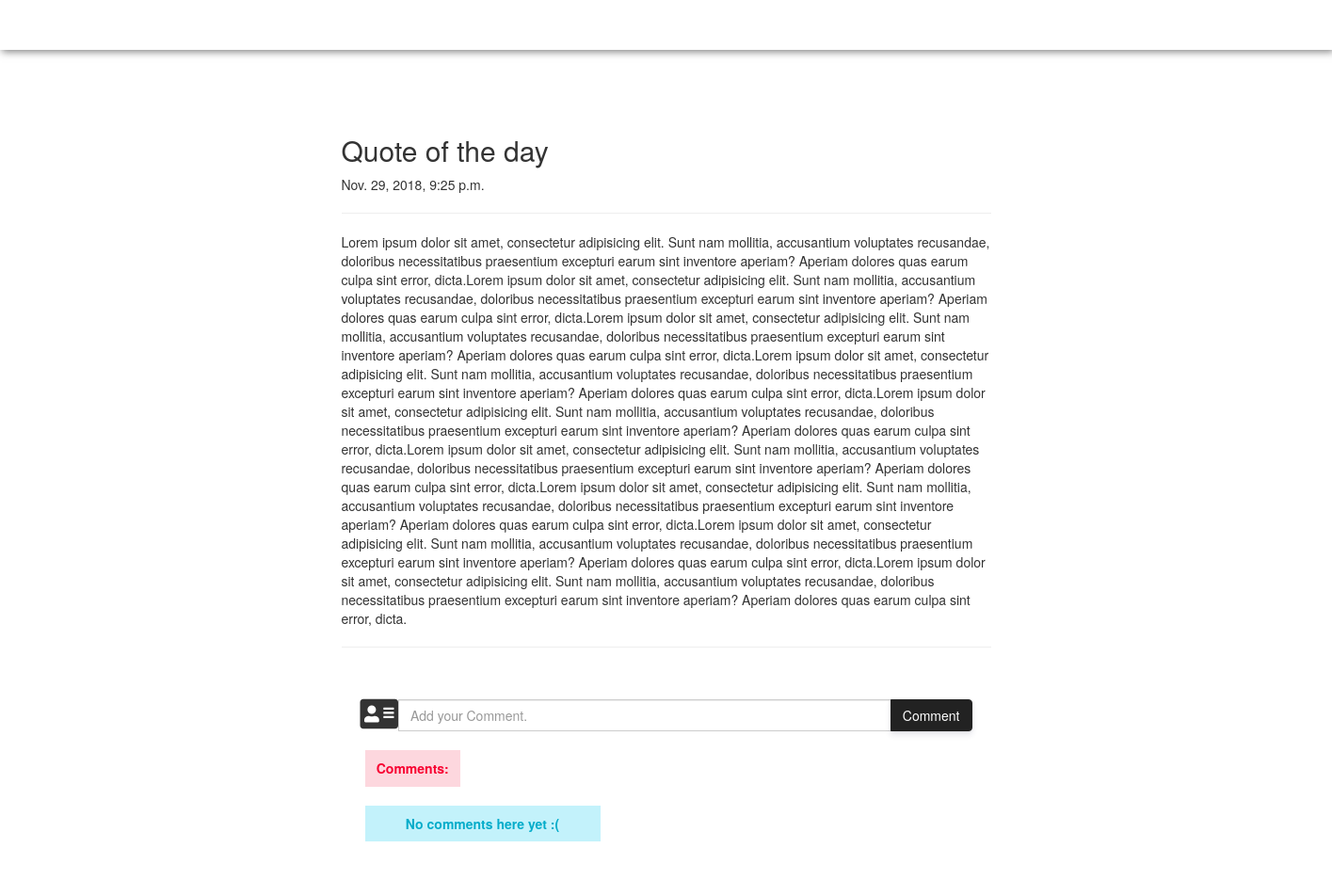
Screenshot of /post/4 (signed in) with the database file from the repository.
### forum/models.py (models this page shows, shortened)
class BlogPost(models.Model):
	title = models.CharField(max_length=200)
	body = models.TextField()
	date_published = models.DateTimeField(auto_now_add=True)

### forum/views.py (the view)
# urls.py: path('post/<int:post_id>', post_page),
def post_page(request, post_id):
	if not request.user.is_authenticated:
		return redirect("/login/")
	mypost = BlogPost.objects.get(pk=post_id)
	context = {"post":mypost}
	return render(request, "forum/post.html", context)

### templates/forum/post.html (shortened to what this page needs)
{% extends 'forum/base.html' %}
{% load static %}
{% block body %}
	<div class="container">
		<div class="row">
			<div class="col-md-2">
			</div>
			<div class="col-md-8">
				<div style="background-color: #fff; margin-top: 50px; padding: 20px;">
					<h2> {{ post.title }}</h2>
					<p> {{ post.date_published }}</p>
					<hr>
					<p>{{ post.body }}</p>
					<hr>
				</div>
				<form action="/blogcomment/{{post.id}}/" method="POST" style="padding: 0 40px;">
					<div class="input-group">
						<span class="input-group-btn">
							<i class="fas fa-address-card" style="font-size: 36px; margin-top: 12px;"></i>
						</span>
						<input class="form-control" name="comment" placeholder="Add your Comment." style="margin-top: 15px;"/>
						<span class="input-group-btn">
							<button type="submit" class="btn btn-info" style="margin-top: 14px; color: #fff;	border-color: #222;	background-color: #222; box-shadow: 0 4px 6px rgba(50,50,93,.11),0 1px 3px rgba(0,0,0,.08),0 0 0 0 rgba(255,255,255,.5); font-size: 14px;">Comment</button>
						</span>
					</div>
				</form>
				<div class="container" style="margin: 20px 30px;">
					<span class="badge badge-pill badge-danger" style="margin-bottom: 20px; padding: .875em; color: #f80031; background-color: rgba(251,175,190,.5); text-align: center; border-radius: 0; font-size:14px;">Comments:</span><br>
					{% for com in body.comments %}
						<span class="badge badge-pill badge-primary" style="padding: .875em; color: #2643e9;	background-color: rgba(203,210,246,.5); text-align: center; border-radius: 0; font-size:14px; margin-bottom: 20px; margin-right: 500px; width: 250px;">{{ com.comment|linebreaks|truncatechars:35 }}
							<p style="font-size:10px; color:grey;">Replied by {{ com.author }} | {{ com.datetime }}</p></span>
							{% empty %}
							<span class="badge badge-pill badge-info" style="padding: .875em;color: #03acca; background-color: rgba(136,230,247,.5); text-align: center; border-radius: 0; font-size:14px; margin-bottom: 20px; margin-right: 500px; width: 250px;">
							No comments here yet :(</span>
						{% endfor %}
					</div>
				</div>
			</div>
		</div>
{% endblock %}

### static/css/base.css (style rules this page uses)
body { background-repeat: no-repeat; background-size: 100%; background-attachment: fixed; }

### rows the page displays
BlogPost: title "Quote of the day", date_published "Nov. 29, 2018, 9:25 p.m.", body "Lorem ipsum dolor sit amet, consectetur adipisicing elit. Sunt nam mollitia, accusantium voluptates recusandae, doloribus necessitatibus praesentium excepturi earum sint inventore aperiam? Aperiam dolores quas earum culpa sint error, dicta.Lorem ipsum dolor sit amet, consectetur adipisicing elit. Sunt nam mollitia, accusantium voluptates recusandae, doloribus necessitatibus praesentium excepturi earum sint inventore aperiam? Aperiam dolores quas earum culpa sint error, dicta.Lorem ipsum dolor sit amet, consectetur adipisicing elit. Sunt nam mollitia, accusantium voluptates recusandae, doloribus necessitatibus praesentium excepturi earum sint inventore aperiam? Aperiam dolores quas earum…"
